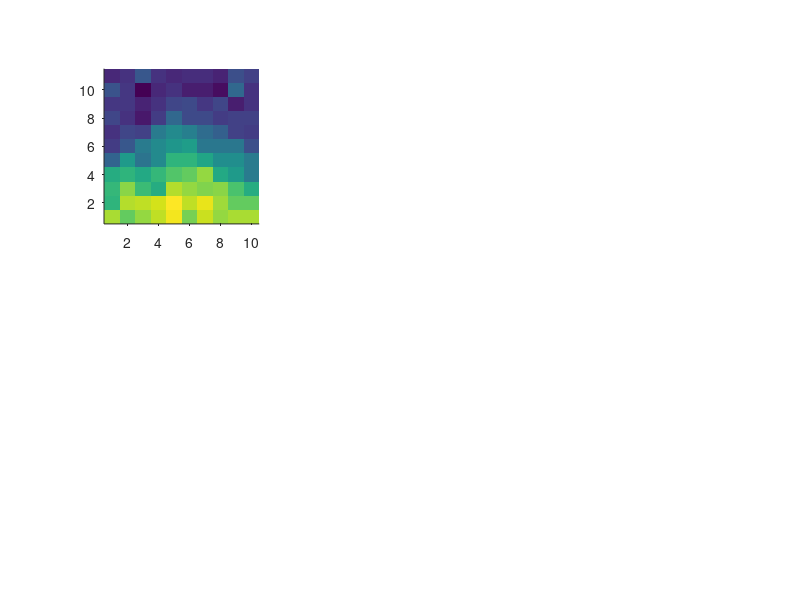

MATLAB code for this plot: (Note: this script raises an error after producing the figure.)

close all hidden
clearvars
clc

sdptf		= 1;
sdmtf		= 10;



%% PTF
vel		= 3;
dens	= 1;
mod		= 100; % Percentage (0-100%)
Fs		= 100;
mod		= mod/100; % Gain (0-1)
nTime	= 5;
time	= ((1:nTime)-1)/Fs; % Time (sec)

nFreq   = 11;
FreqNr  = 0:1:nFreq-1;
Oct     = FreqNr/20;                   % octaves above the ground frequency
oct		= repmat(Oct',1,nTime); % Octave

%% Generating the ripple
% Create amplitude modulations completely dynamic without static
A		= NaN(nTime,nFreq);
for ii = 1:nTime
	for jj = 1:nFreq
		A(ii,jj)      = 1 + mod*sin(2*pi*vel*time(ii) + 2*pi*dens*oct(jj)+0.5*pi);
	end
end

sd		= sdptf;
sdP		= sd/(2*pi);
sd		= sdmtf;
sdM		= sd/10;

M		= A;
M		= M-min(M(:));
M		= M./max(M(:));
M		= 2*pi*(M-0.5);
M		= M+sdP*randn(size(M));

M		= [flipud(M);M];
M = M+0.5*randn(size(M));
mu = mean(M(:));

% mu = 0;
subplot(231);
imagesc(M')
axis square;
set(gca,'YDir','normal','TickDir','out');
box off
	col = statcolor(64,[],[],[],'def',8,'disp',false);
colormap(col);

%% svd
[u,S,v] = svd(M-mu);


% keyboard
sigma = diag(S,0);

S1		= zeros(size(S));
S1(1)	= sigma(1);
R1		= u*S1*v'+mu;

S2		= S1;
S2(2,2)	= sigma(2);
R2		= u*S2*v'+mu;

subplot(232)
imagesc(R1');
axis square;
axis square;
set(gca,'YDir','normal','TickDir','out');
box off
r1 = corrcoef(M(:),R1(:));
title(num2str(r1(2)^2,'%0.2f'));


subplot(233)
imagesc(R2');
axis square;
axis square;
set(gca,'YDir','normal','TickDir','out');
box off
r2 = corrcoef(M(:),R2(:));
title(num2str(r2(2)^2,'%0.2f'));

%%
alpha = sigma.^2/sum(sigma.^2);
subplot(234)
plot(alpha,'ko-','MarkerFaceColor','w');
hold on
plot(1,r1(2)^2,'ro','MarkerSize',10);
plot(2,r2(2)^2-r1(2)^2,'ro','MarkerSize',10);

axis square;
box off
xlabel('Component #');
ylabel('\sigma^2/\Sigma(\sigma^2) ');
ylim([-0.1 1.1]);
xlim([0 11]);
title('singular values \sigma');

subplot(235)
plot(cumsum(alpha),'ko-','MarkerFaceColor','w');
hold on
plot(1,r1(2)^2,'ro','MarkerSize',10);

plot(2,r2(2)^2,'ro','MarkerSize',10);
axis square;
box off
xlabel('Component #');
ylabel({'cumulative \Sigma ( \sigma^2/\Sigma(\sigma^2) )','R^2'});
ylim([-0.1 1.1]);
xlim([0 11]);
title('singular values \sigma');

%%
return
subplot(132)
imagesc(S);
axis square;

subplot(133)
imagesc(v);
axis square;

figure(3)
subplot(221)
plot(sigma,'ko-','MarkerFaceColor','w');
axis square;

